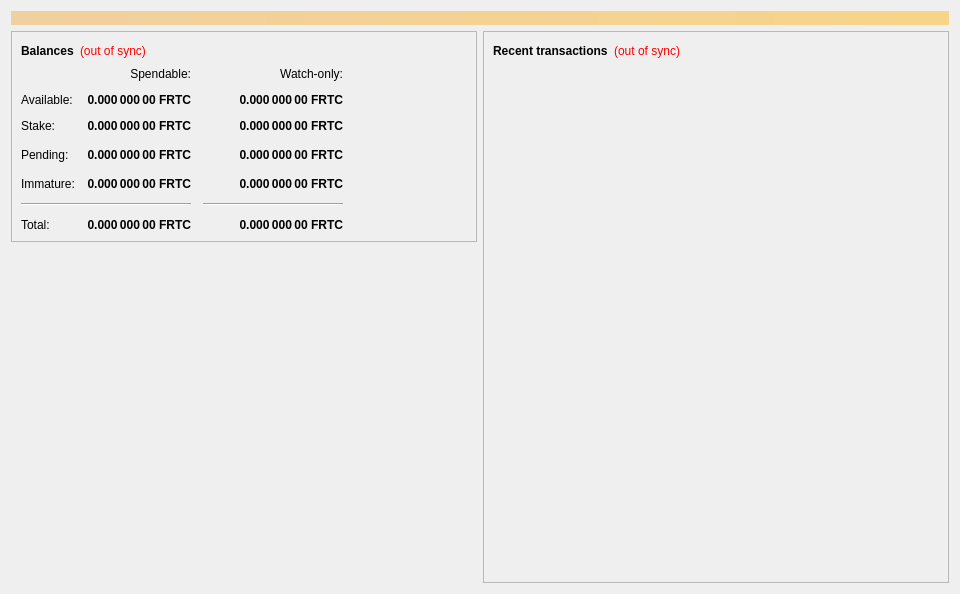
<?xml version="1.0" encoding="UTF-8"?>
<ui version="4.0">
 <class>OverviewPage</class>
 <widget class="QWidget" name="OverviewPage">
  <property name="geometry">
   <rect>
    <x>0</x>
    <y>0</y>
    <width>960</width>
    <height>594</height>
   </rect>
  </property>
  <property name="minimumSize">
   <size>
    <width>960</width>
    <height>0</height>
   </size>
  </property>
  <property name="windowTitle">
   <string>Form</string>
  </property>
  <property name="styleSheet">
   <string notr="true"/>
  </property>
  <layout class="QVBoxLayout" name="topLayout">
   <item>
    <widget class="QLabel" name="labelAlerts">
     <property name="visible">
      <bool>false</bool>
     </property>
     <property name="styleSheet">
      <string notr="true">background-color: qlineargradient(x1: 0, y1: 0, x2: 1, y2: 0, stop:0 #F0D0A0, stop:1 #F8D488); color:#000000;</string>
     </property>
     <property name="wordWrap">
      <bool>true</bool>
     </property>
     <property name="margin">
      <number>3</number>
     </property>
    </widget>
   </item>
   <item>
    <layout class="QHBoxLayout" name="horizontalLayout" stretch="1,1">
     <item>
      <layout class="QVBoxLayout" name="verticalLayout_2">
       <item>
        <widget class="QFrame" name="frame">
         <property name="frameShape">
          <enum>QFrame::StyledPanel</enum>
         </property>
         <property name="frameShadow">
          <enum>QFrame::Raised</enum>
         </property>
         <layout class="QVBoxLayout" name="verticalLayout_4">
          <item>
           <layout class="QHBoxLayout" name="horizontalLayout_4">
            <item>
             <widget class="QLabel" name="label_5">
              <property name="font">
               <font>
                <weight>75</weight>
                <bold>true</bold>
               </font>
              </property>
              <property name="text">
               <string>Balances</string>
              </property>
             </widget>
            </item>
            <item>
             <widget class="QLabel" name="labelWalletStatus">
              <property name="cursor">
               <cursorShape>WhatsThisCursor</cursorShape>
              </property>
              <property name="toolTip">
               <string>The displayed information may be out of date. Your wallet automatically synchronizes with the FerretCoin network after a connection is established, but this process has not completed yet.</string>
              </property>
              <property name="styleSheet">
               <string notr="true">QLabel { color: red; }</string>
              </property>
              <property name="text">
               <string notr="true">(out of sync)</string>
              </property>
              <property name="alignment">
               <set>Qt::AlignLeading|Qt::AlignLeft|Qt::AlignVCenter</set>
              </property>
             </widget>
            </item>
            <item>
             <spacer name="horizontalSpacer_3">
              <property name="orientation">
               <enum>Qt::Horizontal</enum>
              </property>
              <property name="sizeHint" stdset="0">
               <size>
                <width>40</width>
                <height>20</height>
               </size>
              </property>
             </spacer>
            </item>
           </layout>
          </item>
          <item>
           <layout class="QGridLayout" name="gridLayout">
            <property name="spacing">
             <number>12</number>
            </property>
            <item row="3" column="2">
             <widget class="QLabel" name="labelWatchPending">
              <property name="font">
               <font>
                <weight>75</weight>
                <bold>true</bold>
               </font>
              </property>
              <property name="cursor">
               <cursorShape>IBeamCursor</cursorShape>
              </property>
              <property name="toolTip">
               <string>Unconfirmed transactions to watch-only addresses</string>
              </property>
              <property name="text">
               <string notr="true">0.000 000 00 FRTC</string>
              </property>
              <property name="alignment">
               <set>Qt::AlignRight|Qt::AlignTrailing|Qt::AlignVCenter</set>
              </property>
              <property name="textInteractionFlags">
               <set>Qt::LinksAccessibleByMouse|Qt::TextSelectableByKeyboard|Qt::TextSelectableByMouse</set>
              </property>
             </widget>
            </item>
            <item row="3" column="1">
             <widget class="QLabel" name="labelUnconfirmed">
              <property name="font">
               <font>
                <weight>75</weight>
                <bold>true</bold>
               </font>
              </property>
              <property name="cursor">
               <cursorShape>IBeamCursor</cursorShape>
              </property>
              <property name="toolTip">
               <string>Total of transactions that have yet to be confirmed, and do not yet count toward the spendable balance</string>
              </property>
              <property name="text">
               <string notr="true">0.000 000 00 FRTC</string>
              </property>
              <property name="alignment">
               <set>Qt::AlignRight|Qt::AlignTrailing|Qt::AlignVCenter</set>
              </property>
              <property name="textInteractionFlags">
               <set>Qt::LinksAccessibleByMouse|Qt::TextSelectableByKeyboard|Qt::TextSelectableByMouse</set>
              </property>
             </widget>
            </item>
            <item row="4" column="2">
             <widget class="QLabel" name="labelWatchImmature">
              <property name="font">
               <font>
                <weight>75</weight>
                <bold>true</bold>
               </font>
              </property>
              <property name="cursor">
               <cursorShape>IBeamCursor</cursorShape>
              </property>
              <property name="toolTip">
               <string>Mined balance in watch-only addresses that has not yet matured</string>
              </property>
              <property name="text">
               <string notr="true">0.000 000 00 FRTC</string>
              </property>
              <property name="alignment">
               <set>Qt::AlignRight|Qt::AlignTrailing|Qt::AlignVCenter</set>
              </property>
              <property name="textInteractionFlags">
               <set>Qt::LinksAccessibleByMouse|Qt::TextSelectableByKeyboard|Qt::TextSelectableByMouse</set>
              </property>
             </widget>
            </item>
            <item row="5" column="0" colspan="2">
             <widget class="Line" name="lineSpendableBalance">
              <property name="sizePolicy">
               <sizepolicy hsizetype="MinimumExpanding" vsizetype="Fixed">
                <horstretch>0</horstretch>
                <verstretch>0</verstretch>
               </sizepolicy>
              </property>
              <property name="orientation">
               <enum>Qt::Horizontal</enum>
              </property>
             </widget>
            </item>
            <item row="5" column="2">
             <widget class="Line" name="lineWatchBalance">
              <property name="sizePolicy">
               <sizepolicy hsizetype="Preferred" vsizetype="Fixed">
                <horstretch>0</horstretch>
                <verstretch>0</verstretch>
               </sizepolicy>
              </property>
              <property name="minimumSize">
               <size>
                <width>140</width>
                <height>0</height>
               </size>
              </property>
              <property name="orientation">
               <enum>Qt::Horizontal</enum>
              </property>
             </widget>
            </item>
            <item row="6" column="0">
             <widget class="QLabel" name="labelTotalText">
              <property name="text">
               <string>Total:</string>
              </property>
             </widget>
            </item>
            <item row="4" column="1">
             <widget class="QLabel" name="labelImmature">
              <property name="font">
               <font>
                <weight>75</weight>
                <bold>true</bold>
               </font>
              </property>
              <property name="cursor">
               <cursorShape>IBeamCursor</cursorShape>
              </property>
              <property name="toolTip">
               <string>Mined balance that has not yet matured</string>
              </property>
              <property name="text">
               <string notr="true">0.000 000 00 FRTC</string>
              </property>
              <property name="alignment">
               <set>Qt::AlignRight|Qt::AlignTrailing|Qt::AlignVCenter</set>
              </property>
              <property name="textInteractionFlags">
               <set>Qt::LinksAccessibleByMouse|Qt::TextSelectableByKeyboard|Qt::TextSelectableByMouse</set>
              </property>
             </widget>
            </item>
            <item row="3" column="3">
             <spacer name="horizontalSpacer_2">
              <property name="orientation">
               <enum>Qt::Horizontal</enum>
              </property>
              <property name="sizeHint" stdset="0">
               <size>
                <width>40</width>
                <height>20</height>
               </size>
              </property>
             </spacer>
            </item>
            <item row="4" column="0">
             <widget class="QLabel" name="labelImmatureText">
              <property name="text">
               <string>Immature:</string>
              </property>
             </widget>
            </item>
            <item row="6" column="1">
             <widget class="QLabel" name="labelTotal">
              <property name="font">
               <font>
                <weight>75</weight>
                <bold>true</bold>
               </font>
              </property>
              <property name="cursor">
               <cursorShape>IBeamCursor</cursorShape>
              </property>
              <property name="toolTip">
               <string>Your current total balance</string>
              </property>
              <property name="text">
               <string notr="true">0.000 000 00 FRTC</string>
              </property>
              <property name="alignment">
               <set>Qt::AlignRight|Qt::AlignTrailing|Qt::AlignVCenter</set>
              </property>
              <property name="textInteractionFlags">
               <set>Qt::LinksAccessibleByMouse|Qt::TextSelectableByKeyboard|Qt::TextSelectableByMouse</set>
              </property>
             </widget>
            </item>
            <item row="6" column="2">
             <widget class="QLabel" name="labelWatchTotal">
              <property name="font">
               <font>
                <weight>75</weight>
                <bold>true</bold>
               </font>
              </property>
              <property name="cursor">
               <cursorShape>IBeamCursor</cursorShape>
              </property>
              <property name="toolTip">
               <string>Current total balance in watch-only addresses</string>
              </property>
              <property name="text">
               <string notr="true">0.000 000 00 FRTC</string>
              </property>
              <property name="alignment">
               <set>Qt::AlignRight|Qt::AlignTrailing|Qt::AlignVCenter</set>
              </property>
              <property name="textInteractionFlags">
               <set>Qt::LinksAccessibleByMouse|Qt::TextSelectableByKeyboard|Qt::TextSelectableByMouse</set>
              </property>
             </widget>
            </item>
            <item row="0" column="2">
             <widget class="QLabel" name="labelWatchonly">
              <property name="text">
               <string>Watch-only:</string>
              </property>
              <property name="alignment">
               <set>Qt::AlignRight|Qt::AlignTrailing|Qt::AlignVCenter</set>
              </property>
             </widget>
            </item>
            <item row="1" column="0">
             <widget class="QLabel" name="labelBalanceText">
              <property name="text">
               <string>Available:</string>
              </property>
             </widget>
            </item>
            <item row="1" column="1">
             <widget class="QLabel" name="labelBalance">
              <property name="font">
               <font>
                <weight>75</weight>
                <bold>true</bold>
               </font>
              </property>
              <property name="cursor">
               <cursorShape>IBeamCursor</cursorShape>
              </property>
              <property name="toolTip">
               <string>Your current spendable balance</string>
              </property>
              <property name="text">
               <string notr="true">0.000 000 00 FRTC</string>
              </property>
              <property name="alignment">
               <set>Qt::AlignRight|Qt::AlignTrailing|Qt::AlignVCenter</set>
              </property>
              <property name="textInteractionFlags">
               <set>Qt::LinksAccessibleByMouse|Qt::TextSelectableByKeyboard|Qt::TextSelectableByMouse</set>
              </property>
             </widget>
            </item>
            <item row="2" column="0">
             <widget class="QLabel" name="label_10">
              <property name="text">
               <string>Stake:</string>
              </property>
             </widget>
            </item>
            <item row="2" column="1">
             <widget class="QLabel" name="labelStake">
              <property name="font">
               <font>
                <weight>75</weight>
                <bold>true</bold>
               </font>
              </property>
              <property name="cursor">
               <cursorShape>IBeamCursor</cursorShape>
              </property>
              <property name="toolTip">
               <string>Total of coins that was staked, and do not yet count toward the current balance</string>
              </property>
              <property name="text">
               <string notr="true">0.000 000 00 FRTC</string>
              </property>
              <property name="alignment">
               <set>Qt::AlignRight|Qt::AlignTrailing|Qt::AlignVCenter</set>
              </property>
              <property name="textInteractionFlags">
               <set>Qt::LinksAccessibleByMouse|Qt::TextSelectableByKeyboard|Qt::TextSelectableByMouse</set>
              </property>
             </widget>
            </item>
            <item row="2" column="2">
             <widget class="QLabel" name="labelWatchStake">
              <property name="font">
               <font>
                <weight>75</weight>
                <bold>true</bold>
               </font>
              </property>
              <property name="cursor">
               <cursorShape>IBeamCursor</cursorShape>
              </property>
              <property name="toolTip">
               <string>Total of coins that was staked in watch-only addresses, and do not yet count toward the current watch-only balance</string>
              </property>
              <property name="text">
               <string notr="true">0.000 000 00 FRTC</string>
              </property>
              <property name="alignment">
               <set>Qt::AlignRight|Qt::AlignTrailing|Qt::AlignVCenter</set>
              </property>
              <property name="textInteractionFlags">
               <set>Qt::LinksAccessibleByMouse|Qt::TextSelectableByKeyboard|Qt::TextSelectableByMouse</set>
              </property>
             </widget>
            </item>
            <item row="1" column="2">
             <widget class="QLabel" name="labelWatchAvailable">
              <property name="font">
               <font>
                <weight>75</weight>
                <bold>true</bold>
               </font>
              </property>
              <property name="cursor">
               <cursorShape>IBeamCursor</cursorShape>
              </property>
              <property name="toolTip">
               <string>Your current balance in watch-only addresses</string>
              </property>
              <property name="text">
               <string notr="true">0.000 000 00 FRTC</string>
              </property>
              <property name="alignment">
               <set>Qt::AlignRight|Qt::AlignTrailing|Qt::AlignVCenter</set>
              </property>
              <property name="textInteractionFlags">
               <set>Qt::LinksAccessibleByMouse|Qt::TextSelectableByKeyboard|Qt::TextSelectableByMouse</set>
              </property>
             </widget>
            </item>
            <item row="3" column="0">
             <widget class="QLabel" name="labelPendingText">
              <property name="text">
               <string>Pending:</string>
              </property>
             </widget>
            </item>
            <item row="0" column="1">
             <widget class="QLabel" name="labelSpendable">
              <property name="text">
               <string>Spendable:</string>
              </property>
              <property name="alignment">
               <set>Qt::AlignRight|Qt::AlignTrailing|Qt::AlignVCenter</set>
              </property>
             </widget>
            </item>
           </layout>
          </item>
         </layout>
        </widget>
       </item>
       <item>
        <spacer name="verticalSpacer">
         <property name="orientation">
          <enum>Qt::Vertical</enum>
         </property>
         <property name="sizeHint" stdset="0">
          <size>
           <width>20</width>
           <height>40</height>
          </size>
         </property>
        </spacer>
       </item>
      </layout>
     </item>
     <item>
      <layout class="QVBoxLayout" name="verticalLayout_3">
       <item>
        <widget class="QFrame" name="frame_2">
         <property name="frameShape">
          <enum>QFrame::StyledPanel</enum>
         </property>
         <property name="frameShadow">
          <enum>QFrame::Raised</enum>
         </property>
         <layout class="QVBoxLayout" name="verticalLayout">
          <item>
           <layout class="QHBoxLayout" name="horizontalLayout_2">
            <item>
             <widget class="QLabel" name="label_4">
              <property name="font">
               <font>
                <weight>75</weight>
                <bold>true</bold>
               </font>
              </property>
              <property name="text">
               <string>Recent transactions</string>
              </property>
             </widget>
            </item>
            <item>
             <widget class="QLabel" name="labelTransactionsStatus">
              <property name="cursor">
               <cursorShape>WhatsThisCursor</cursorShape>
              </property>
              <property name="toolTip">
               <string>The displayed information may be out of date. Your wallet automatically synchronizes with the FerretCoin network after a connection is established, but this process has not completed yet.</string>
              </property>
              <property name="styleSheet">
               <string notr="true">QLabel { color: red; }</string>
              </property>
              <property name="text">
               <string notr="true">(out of sync)</string>
              </property>
              <property name="alignment">
               <set>Qt::AlignRight|Qt::AlignTrailing|Qt::AlignVCenter</set>
              </property>
             </widget>
            </item>
            <item>
             <spacer name="horizontalSpacer">
              <property name="orientation">
               <enum>Qt::Horizontal</enum>
              </property>
              <property name="sizeHint" stdset="0">
               <size>
                <width>40</width>
                <height>20</height>
               </size>
              </property>
             </spacer>
            </item>
           </layout>
          </item>
          <item>
           <widget class="QListView" name="listTransactions">
            <property name="styleSheet">
             <string notr="true">QListView { background: transparent; }</string>
            </property>
            <property name="frameShape">
             <enum>QFrame::NoFrame</enum>
            </property>
            <property name="verticalScrollBarPolicy">
             <enum>Qt::ScrollBarAlwaysOff</enum>
            </property>
            <property name="horizontalScrollBarPolicy">
             <enum>Qt::ScrollBarAlwaysOff</enum>
            </property>
            <property name="selectionMode">
             <enum>QAbstractItemView::NoSelection</enum>
            </property>
           </widget>
          </item>
         </layout>
        </widget>
       </item>
      </layout>
     </item>
    </layout>
   </item>
  </layout>
 </widget>
 <resources/>
 <connections/>
</ui>
